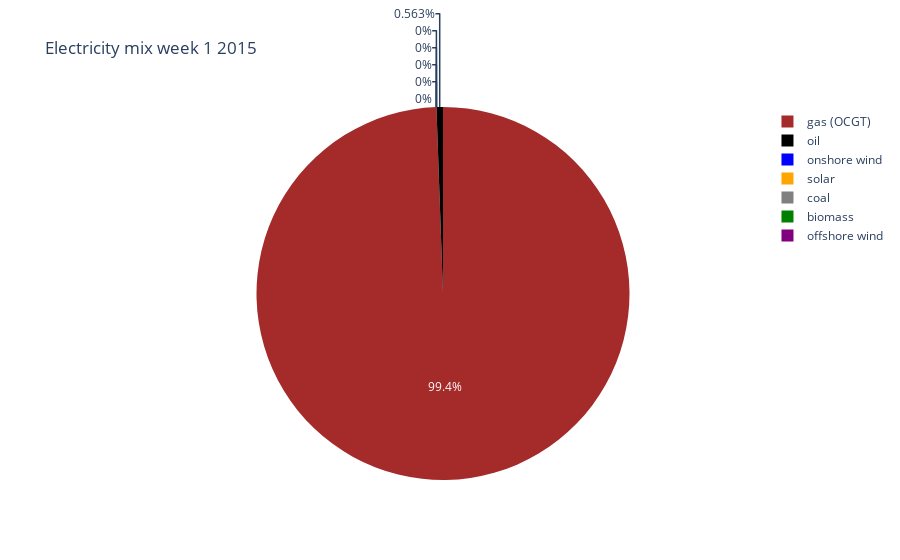

The code cell stored with this chart in its notebook:
### Code cell
import plotly.graph_objects as go

labels = ['onshore wind', 'solar', 'gas (OCGT)', 'coal', 'biomass', 'oil', 'offshore wind']
sizes = [network.generators_t.p['onshorewind'].sum(),
                 network.generators_t.p['solar'].sum(),
                 network.generators_t.p['OCGT'].sum(),
                 network.generators_t.p['Coal'].sum(),
                 network.generators_t.p['Biomass'].sum(),
                 network.generators_t.p['Oil'].sum(),
                 network.generators_t.p['offshorewind'].sum()]

colors = ['blue', 'orange', 'brown', 'grey', 'green', 'black', 'purple']

fig = go.Figure(data=[go.Pie(labels=labels, values=sizes, marker=dict(colors=colors))])

fig.update_layout(title='Electricity mix week 1 2015')

fig.show()

### Figure 1 — Plotly figure (JSON) as saved in the notebook; plotly's stock layout.template omitted (floating-point values rounded to 4 significant figures)
{"data": [{"labels": ["onshore wind", "solar", "gas (OCGT)", "coal", "biomass", "oil", "offshore wind"], "marker": {"colors": ["blue", "orange", "brown", "grey", "green", "black", "purple"]}, "type": "pie", "values": [0, 0, 26422748, 0, 0, 149518, 0]}], "layout": {"title": {"text": "Electricity mix week 1 2015"}}}
